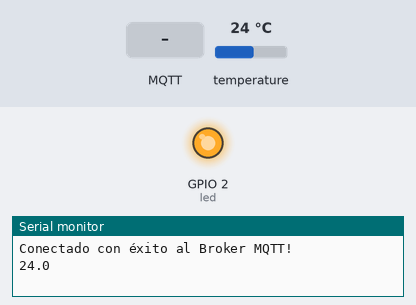
Bench run of a program on a simulated ESP8266 (NodeMCU). Parts: output pins drawn as LEDs (lit = HIGH), the last lines printed to the serial monitor. The test bench sets the inputs (shaded band); at power-on: temperature 24 °C. WiFi joins after 1.5 s; servers stay silent unless stated; no MQTT or app messages arrive unless stated.

Above: at 2.7 s.
2.8 s: MQTT message "L" arrives on the first subscribed topic
At 3.8 s:
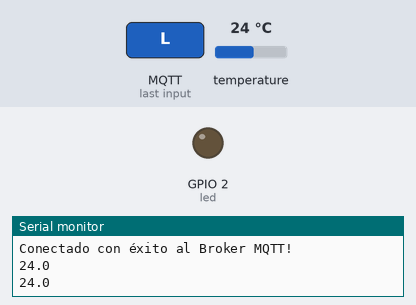
4.9 s: MQTT message "H" arrives on the first subscribed topic
At 6.6 s:
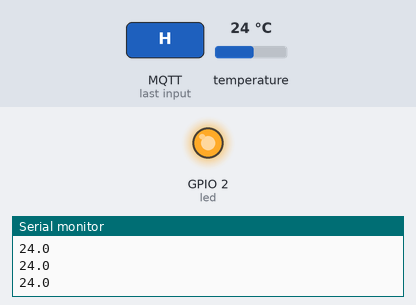
Timing chart, 0 to 8.1 s (numbered marks = the images above; inputs shaded):
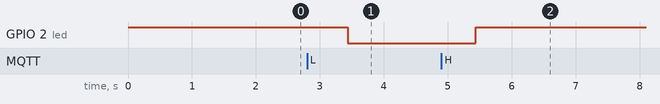

The program:

main.cpp
```cpp
/*
******************
SERVIDOR CLOUDMQTT
******************

La página del servidor es:
https://www.cloudmqtt.com/

Login:
  Email:    idaasannmvgd@gmail.com   luisagreda@gmail.com
  Password: Monkeystr                532Unindiaco

INSTANCIA: nodemcu
Server      postman.cloudmqtt.com     m24.cloudmqtt.com
User        vqtjgzus                  ypkgkakk
Password    F-U1EenyzNl2              3DCfLGnsf-u8
Port        17705                     19051
SSL Port    27705                     29051
Websockets  37705                     Port (TLS only)    39051
Connection  limit                     5
API Key     f504dd64-1137-47f2-ad3d-1134557c364e    a2be7354-1030-435c-905c-cb28d505a977
*/
#include <Arduino.h>
#include <ESP8266WiFi.h>
#include <PubSubClient.h>
#include <OneWire.h>
#include <DallasTemperature.h>

#define ID_MQTT    "ds18b20_0"    //identificador mqtt para la sesion
#define TOPICO_PUB "test/temp"  //tópico para temperatura que se publica en el Broker
#define TOPICO_SUB "test/led"    //tópico al que se subscribe

#define led   LED_BUILTIN

const char* SSID =      "COMTECO-95268074";
const char* PASSWORD =  "UPHEN83108";
const char* BROKER_MQTT = "postman.cloudmqtt.com";
const int BROKER_PORT = 17705;
const char* mqttUser = "vqtjgzus";
const char* mqttPassword = "F-U1EenyzNl2";

unsigned long intervalo = 1000;   // 1 segundo
unsigned long valorActual;

#define ONE_WIRE_BUS 5
OneWire oneWire(ONE_WIRE_BUS);
DallasTemperature sensors(&oneWire);

WiFiClient espClient;
PubSubClient client(espClient);

//Prototipos
void initSerial();
void initWiFi();
void initMQTT();
void reconectWiFi();
void mqtt_callback(char* topic, byte* payload, unsigned int length);
void VerificaConexWiFiyMQTT(void);
void InitOutput(void);

void InitOutput(void) {
  //IMPORTANTE: El led de la placa funciona con lógica invertida (o sea,
  //enviar HIGH para apagar el led/ enviar LOW para encenderlo)
  pinMode(led, OUTPUT);
  digitalWrite(led, HIGH);
}

void initSerial() {
  Serial.begin(9600);
}

void initWiFi() {
    delay(10);
    Serial.println("------Conexion WiFi------");
    Serial.print("Conectandose a la red: ");
    Serial.println(SSID);
    Serial.println("Aguarde");
    reconectWiFi();
}

void initMQTT() {
  client.setServer(BROKER_MQTT, BROKER_PORT);   //IP y puerto del Broker
  client.setCallback(mqtt_callback);
}

//esta función es llamada cuando llega información de uno de los tópicos subscritos
void mqtt_callback(char* topic, byte* payload, unsigned int length) {
  String msg;
  //obtiene la cadena del payload recibido
  for(unsigned int i = 0; i < length; i++) {
    char c = (char)payload[i];
      msg += c;
  }

  //toma acción dependiendo de la cadena recibida:
  //verifica si debe colocar nivel alto o bajo en la salida LED_BUILTIN:
  if (msg.equals("L")) {
    digitalWrite(led, LOW);
  }
  if (msg.equals("H")) {
    digitalWrite(led, HIGH);
   }
}

void reconnectMQTT() {
  while (!client.connected()) {
    Serial.print("* Intentando conectar al Broker MQTT: ");
    Serial.println(BROKER_MQTT);
    if (client.connect(ID_MQTT, mqttUser, mqttPassword)) {
    //if (client.connect(ID_MQTT)) {
        Serial.println("Conectado con éxito al Broker MQTT!");
        client.subscribe(TOPICO_SUB);
    }
    else {
        Serial.println("Falla al reconectar al Broker.");
        Serial.println("Habra nueva tentativa de conexion en 2s");
        delay(2000);
    }
  }
}

void reconectWiFi() {
  //si ya está conectado a la rede WI-FI, no hace nada
  //caso contrário, son efectuadas tentativas de conexión
  if (WiFi.status() == WL_CONNECTED)
    return;
  WiFi.begin(SSID, PASSWORD); //se conecta a la red WiFi
  while (WiFi.status() != WL_CONNECTED) {
    delay(100);
    Serial.print(".");
  }

  Serial.println();
  Serial.print("Conectado con éxito a la red WiFi ");
  Serial.print(SSID);
  Serial.println("IP obtenido: ");
  Serial.println(WiFi.localIP());
}

void VerificaConexWiFiyMQTT(void) {
  if (!client.connected())
    reconnectMQTT();  //si se pierde la conexión con el Broker, se reinicia
  reconectWiFi();     //si se pierde la conexión con la red WiFi, se reinicia
}

void EnviaTempMQTT(void) {
  if(millis() - valorActual >= intervalo) {
    valorActual = millis();
    sensors.requestTemperatures();
    float celsius = sensors.getTempCByIndex(0);
    Serial.println(sensors.getTempCByIndex(0),1); //1 decimal
    char tempstring [3];
    dtostrf(celsius,3, 1, tempstring);        // convert float to char
    client.publish(TOPICO_PUB, tempstring);   // send char
  }
}

void setup() {
  initSerial();
  InitOutput();
  initWiFi();
  initMQTT();
 }

void loop() {
  VerificaConexWiFiyMQTT();
  EnviaTempMQTT();
  client.loop();
}
```

Measured:
- after the input at 2.8 s, GPIO 2 (led): HIGH → LOW after 0.64 s
- after the input at 4.9 s, GPIO 2 (led): LOW → HIGH after 0.54 s
